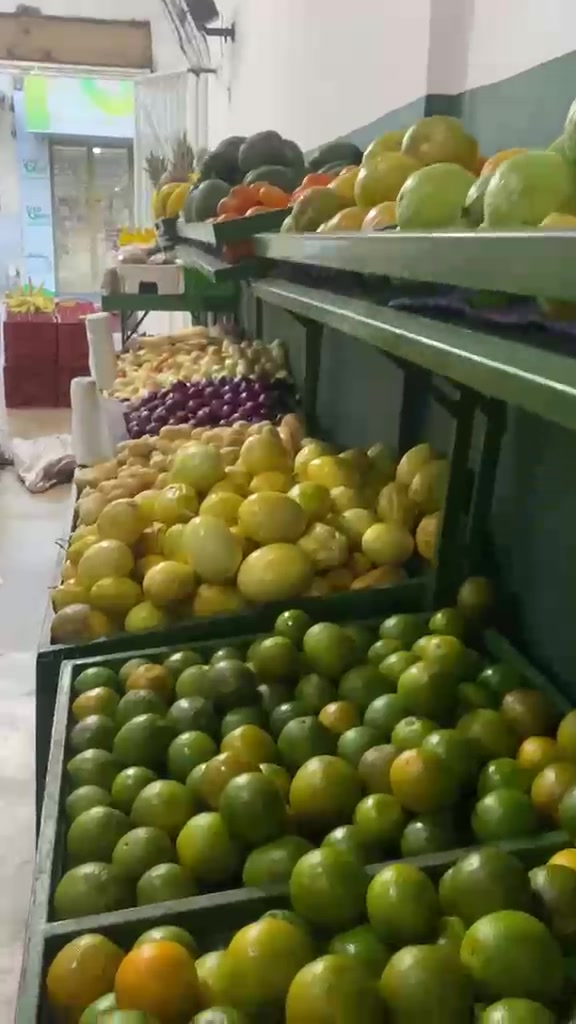
#> input picture feed/fotos/corredor.jpg, 576 x 1024 px
$ python -i post_foto.py   (imports and definitions only)
#> lines starting #> are read from the running program, lines starting #| are printed output that depends on the picture
"""Posts do feed com foto real de fundo (1080x1350), no estilo "Frescor que você vê":
foto escurecida, título branco + verde, faixa laranja, texto, botão branco e o emblema do hortifruti.

Uso: python3 feed/post_foto.py <post>
Grava feed/saida/<post>-<n>.jpg a partir de POSTS abaixo.
"""
import sys
from pathlib import Path

from PIL import Image, ImageDraw, ImageEnhance, ImageFilter, ImageFont, ImageOps

PASTA = Path(__file__).parent
RAIZ = PASTA.parent
MONTSERRAT = RAIZ / "reels" / "fonts" / "Montserrat.ttf"
LOGO = RAIZ / "reels" / "logo.png"

W, H = 1080, 1350
BRANCO = (255, 255, 255)
VERDE = (92, 222, 104)
LARANJA = (247, 168, 72)
ESCURO = (22, 26, 20)

# post: lâminas (foto, título branco, título verde, faixa laranja, texto, botão)
POSTS = {
    "q01-quinta-chegou-foto": [
        ("fotos/corredor.jpg", "Quintou!", "Chegou verdura", "nova no Hortifruti 3 Irmãos.",
         "Folhas, legumes e frutas renovados toda quinta pra deixar a sua mesa mais fresquinha.",
         "Arrasta pro lado →"),
        ("fotos/tomate.jpg", "Toda quinta", "a banca renova", "Quanto mais cedo, mais escolha.",
         "Tomate, cebola, folhas e legumes escolhidos a dedo, um por um, pra você.",
         "Passe na loja e aproveite! ↓"),
        ("fotos/cebola.jpg", "Peça pelo", "Zap", "(83) 99937-8165",
         "A gente separa as mais bonitas e leva até você.\nRua Francisco Euclides Fernandes, 1200 · Uiraúna",
         "Chama no Zap! ↓"),
    ],
    # fotos tiradas dos vídeos da mãe de 29/10 (bancas cheias)
    "q02-quinta-chegou": [
        ("fotos/q-cheiro-verde.jpg", "Quintou!", "Chegou mercadoria", "nova no Hortifruti 3 Irmãos.",
         "Verdura, fruta e tempero fresquinhos, prontos pra sua mesa.",
         "Arrasta pro lado →"),
        ("fotos/q-verduras.jpg", "Cheiro-verde", "e alface", "Molhos fresquinhos.",
         "Coentro e cebolinha no saquinho, do jeito que a sua cozinha pede.",
         "Arrasta pro lado →"),
        ("fotos/q-mamao.jpg", "Mamão", "no ponto", "Maduro e de vez.",
         "Pra comer hoje ou deixar amadurecer em casa.",
         "Arrasta pro lado →"),
        ("fotos/q-melancia-cortada.jpg", "Melancia", "vermelhinha", "Docinha e suculenta.",
         "Muita água pra hidratar nos dias quentes.",
         "Arrasta pro lado →"),
        ("fotos/q-tangerina.jpg", "Tangerina", "docinha", "Fresquinha da semana.",
         "Boa pro suco, pra sobremesa e pro lanche da criançada.",
         "Arrasta pro lado →"),
        ("fotos/q-cebola.jpg", "Cebola", "e cebola roxa", "Banca abastecida pra semana.",
         "Aquele tempero de todo dia, que não pode faltar na cozinha.",
         "Arrasta pro lado →"),
        ("fotos/q-alho.jpg", "Alho", "premium", "Graúdo e cheiroso.",
         "Caixa nova chegando pra deixar a sua comida mais gostosa.",
         "Arrasta pro lado →", 9),
        ("fotos/q-melancia-pilha.jpg", "Peça pelo", "Zap", "(83) 99937-8165",
         "A gente separa as mais bonitas e leva até você.\nRua Francisco Euclides Fernandes, 1200 · Uiraúna",
         "Chama no Zap! ↓"),
    ],
    # Roteiro 3 do PLANEJAMENTO.md (quinta 05/11), com as fotos da mãe de 29/10
    "r3-5-jeitos-verduras": [
        ("../reels/arquivo/2026-10/fotos/couve-flor-brocolis.jpg", "Comprou verdura?", "5 ideias rápidas",
         "pra não deixar nada estragar", "Receitas simples com o que chegou no Hortifruti 3 Irmãos.",
         "Arrasta pro lado →", 7),
        ("../reels/arquivo/2026-10/fotos/couve-flor-2.jpg", "Couve-flor", "gratinada", "Pronta em 20 minutos.",
         "Cozinhe os buquês por 5 minutos, cubra com creme de leite e queijo e leve ao forno até dourar.",
         "Arrasta pro lado →", 7),
        ("../reels/arquivo/2026-10/fotos/brocolis.jpg", "Brócolis", "no alho", "Acompanha tudo.",
         "Refogue alho no azeite, junte o brócolis cozido al dente, acerte o sal e pronto.",
         "Arrasta pro lado →", 7),
        ("../reels/arquivo/2026-10/fotos/pimentao.jpg", "Vinagrete", "caprichado", "Pro churrasco e pro feijão.",
         "Pique pimentão, cebola, tomate e cheiro-verde; tempere com vinagre, azeite e sal.",
         "Arrasta pro lado →"),
        ("../reels/arquivo/2026-10/fotos/cenoura.jpg", "Cenoura", "na salada", "Ralada e crocante.",
         "Rale crua e tempere com limão, azeite e sal. E ainda vai no bolo!",
         "Arrasta pro lado →"),
        ("../reels/arquivo/2026-10/fotos/pimenta-de-cheiro.jpg", "Pimenta-de-cheiro", "no feijão", "Perfume sem ardência.",
         "Pique sem as sementes e refogue junto com o alho e a cebola antes do feijão.",
         "Arrasta pro lado →"),
        ("../reels/arquivo/2026-10/fotos/cheiro-verde.jpg", "Tudo isso", "tem aqui!", "Peça pelo Zap (83) 99937-8165",
         "A gente separa as mais bonitas pra você.\nRua Francisco Euclides Fernandes, 1200 · Uiraúna",
         "Chama no Zap! ↓"),
    ],
    # Semana B (12/11 e 13/11), com as mídias de 30/10
    "q03-quinta-chegou": [
        ("../reels/fotos/repolho-2-quadro.jpg", "Quintou!", "Chegou mercadoria", "nova no Hortifruti 3 Irmãos.",
         "Repolho, pimentão, uva, maçã e melão fresquinhos pra sua semana.", "Arrasta pro lado →"),
        ("../reels/fotos/repolho-1-quadro.jpg", "Repolho", "verde e roxo", "Firme e fresquinho.",
         "Pra salada, pro refogado e pra deixar o prato colorido.", "Arrasta pro lado →"),
        ("../reels/fotos/pimentao.jpg", "Pimentão", "verdinho", "Brilhante e firme.",
         "Tempero certo pro feijão, pro arroz e pro vinagrete do churrasco.", "Arrasta pro lado →"),
        ("../reels/fotos/uva-roxa-mao-quadro.jpg", "Uva roxa", "docinha", "Cacho cheio.",
         "Pra comer geladinha ou fazer aquele suco.", "Arrasta pro lado →"),
        ("../reels/fotos/uva-verde.jpg", "Uva verde", "graúda", "Bago grande e doce.",
         "Perfeita pra sobremesa e pro lanche da criançada.", "Arrasta pro lado →"),
        ("../reels/fotos/maca-2.jpg", "Maçã", "vermelhinha", "Crocante e suculenta.",
         "Lanche prático pra levar na bolsa e na lancheira.", "Arrasta pro lado →"),
        ("../reels/fotos/melao-quadro.jpg", "Melão", "pro calor", "Docinho e refrescante.",
         "Corta, gela e serve: sobremesa pronta.", "Arrasta pro lado →"),
        ("../reels/fotos/mamao-2-quadro.jpg", "Peça pelo", "Zap", "(83) 99937-8165",
         "A gente separa as mais bonitas e leva até você.\nRua Francisco Euclides Fernandes, 1200 · Uiraúna",
         "Chama no Zap! ↓"),
    ],
    "r5-sobremesa": [
        ("../reels/fotos/uva-verde.jpg", "Sextou!", "Sobremesa do", "fim de semana: 5 ideias",
         "Tudo fresquinho aqui no Hortifruti 3 Irmãos.", "Arrasta pro lado →"),
        ("../reels/fotos/maca-1.jpg", "Salada", "de frutas", "A clássica do domingo.",
         "Maçã, uva, mamão e melão picadinhos, com um fio de leite condensado.", "Arrasta pro lado →"),
        ("../reels/fotos/uva-roxa-quadro.jpg", "Uva", "congelada", "Docinho geladinho.",
         "Lave, seque e leve ao congelador: vira um docinho natural.", "Arrasta pro lado →"),
        ("../reels/fotos/uva-passa-quadro.jpg", "Uva-passa", "no arroz doce", "E no bolo também.",
         "Um punhado deixa a sobremesa ainda mais gostosa.", "Arrasta pro lado →"),
        ("../reels/fotos/mamao-1-quadro.jpg", "Vitamina", "de mamão", "Pronta em 2 minutos.",
         "Bata mamão com leite gelado e um pouco de açúcar ou mel.", "Arrasta pro lado →"),
        ("../reels/fotos/amendoim-quadro.jpg", "Amendoim", "torradinho", "Pra beliscar e fazer paçoca.",
         "Torre no forno ou na frigideira e sirva quentinho.", "Arrasta pro lado →"),
        ("../reels/fotos/melao-quadro.jpg", "Separa", "pelo Zap", "(83) 99937-8165",
         "Sábado estamos abertos das 4h às 15h.\nRua Francisco Euclides Fernandes, 1200 · Uiraúna",
         "Chama no Zap! ↓"),
    ],
}


# [4 lines left out: function fonte, not called in this run]


def fundo(foto, desfoque=0):
#> called with foto = 'fotos/corredor.jpg', desfoque = 0
    img = Image.open(PASTA / foto).convert("RGB")
#> img is the input picture: PIL image 576x1024 RGB; mean R, G, B 109.6, 110.1, 75.2
    img = ImageOps.fit(img, (W, H), Image.LANCZOS, centering=(0.6, 0.5))
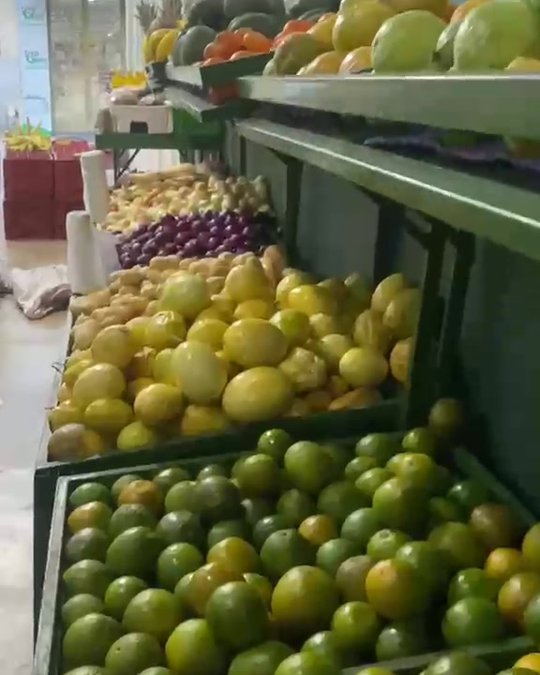
#> img: PIL image 1080x1350 RGB (shown at 1/2 size); mean R, G, B 99, 99.2, 63
    if desfoque:  # para fotos com letreiro que briga com o título
        img = img.filter(ImageFilter.GaussianBlur(desfoque))
    img = ImageEnhance.Color(img).enhance(1.25)
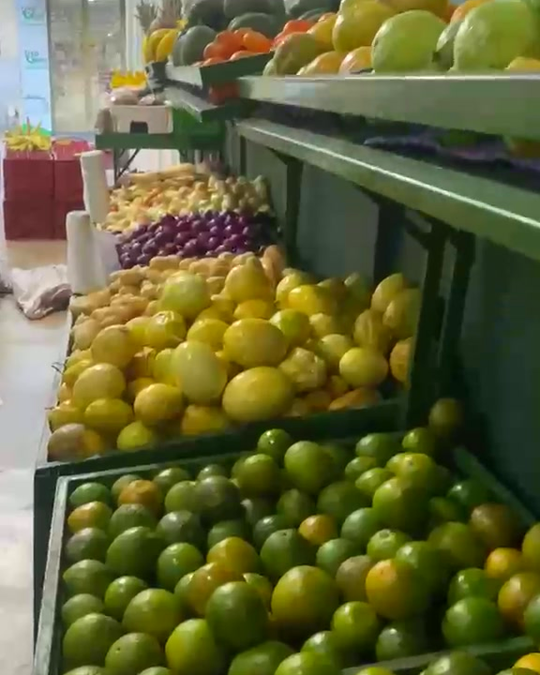
#> img: PIL image 1080x1350 RGB (shown at 1/2 size); mean R, G, B 99.6, 99.8, 55.6
    img = ImageEnhance.Contrast(img).enhance(1.08)
    img = img.filter(ImageFilter.UnsharpMask(radius=2, percent=60))
    img = img.convert("RGBA")
#> img: PIL image 1080x1350 RGBA
    # escurece da esquerda para a direita (o texto fica à esquerda) e um pouco embaixo
    sombra = Image.new("L", (W, H))
#> sombra: PIL image 1080x1350 L; every value is 0
    d = ImageDraw.Draw(sombra)
    for x in range(W):
        d.line([(x, 0), (x, H)], fill=int(215 * max(0.0, 1 - x / (W * 0.85)) + 40))
    escuro = Image.new("RGBA", (W, H), ESCURO + (255,))
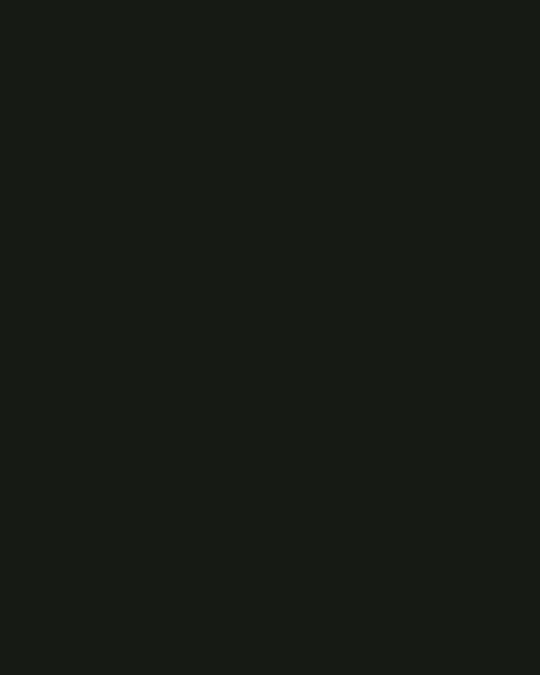
#> escuro: PIL image 1080x1350 RGBA (shown at 1/2 size); mean R, G, B, A 22, 26, 20, 255
    escuro.putalpha(sombra)
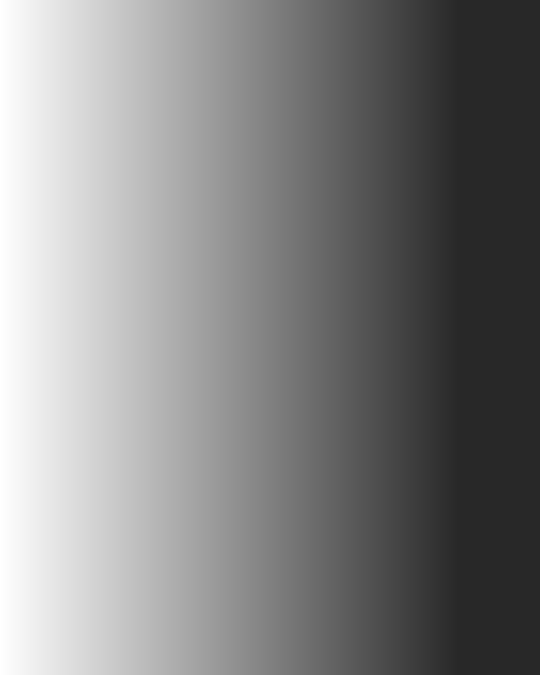
#> sombra: PIL image 1080x1350 L (shown at 1/2 size); min 40, max 255, mean 131.1
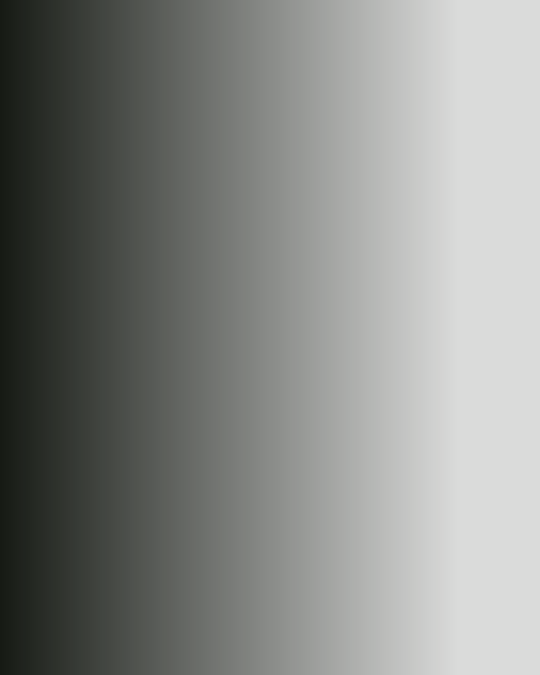
#> escuro: PIL image 1080x1350 RGBA (shown at 1/2 size); mean R, G, B, A 22, 26, 20, 131.1; transparent parts drawn white
    img.alpha_composite(escuro)
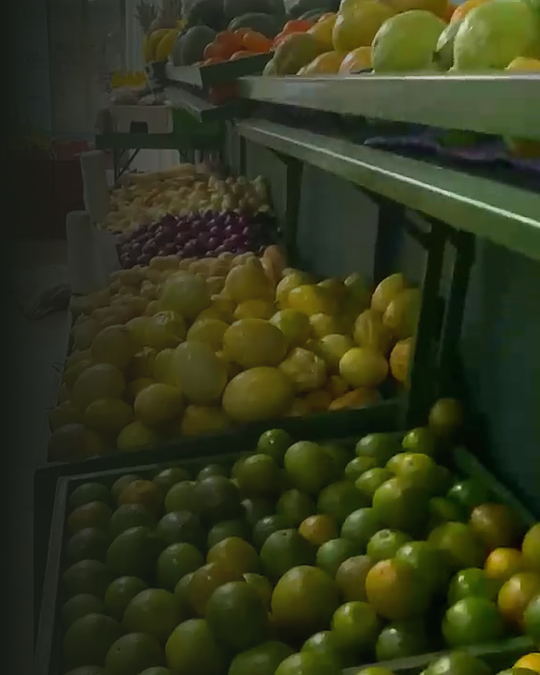
#> img: PIL image 1080x1350 RGBA (shown at 1/2 size); mean R, G, B, A 50.4, 54.7, 27.6, 255
    return img


# [74 lines left out: functions emblema, texto_quebrado, caber, lamina, main, not called in this run]


# [2 lines not run here, left out]

>>> result = fundo('fotos/corredor.jpg')

$ run again, on feed/fotos/q-cheiro-verde-2.jpg
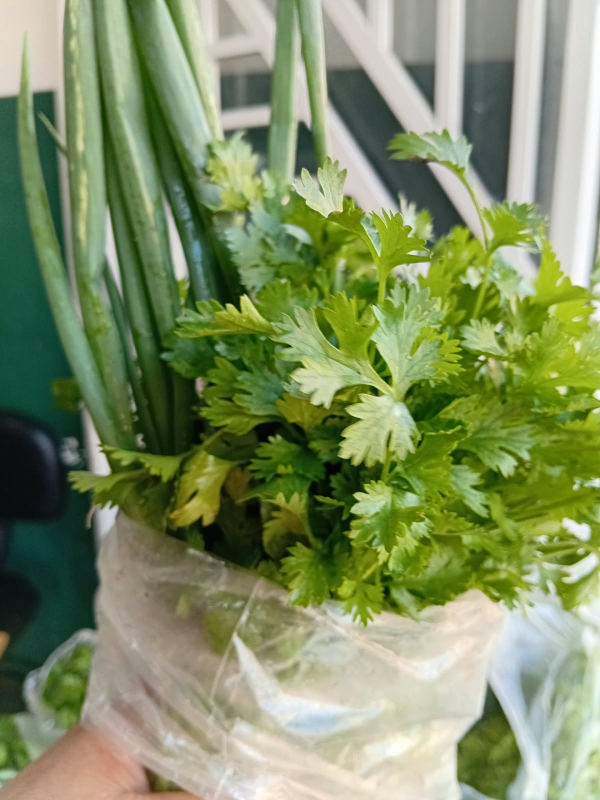
#> input picture feed/fotos/q-cheiro-verde-2.jpg, 1200 x 1600 px (shown at 1/2 size)
#> in fundo, img is the input picture: PIL image 1200x1600 RGB; mean R, G, B 128.4, 143.1, 99.1
#> in fundo, `img = ImageEnhance.Color(img).enhance(1.25)`:
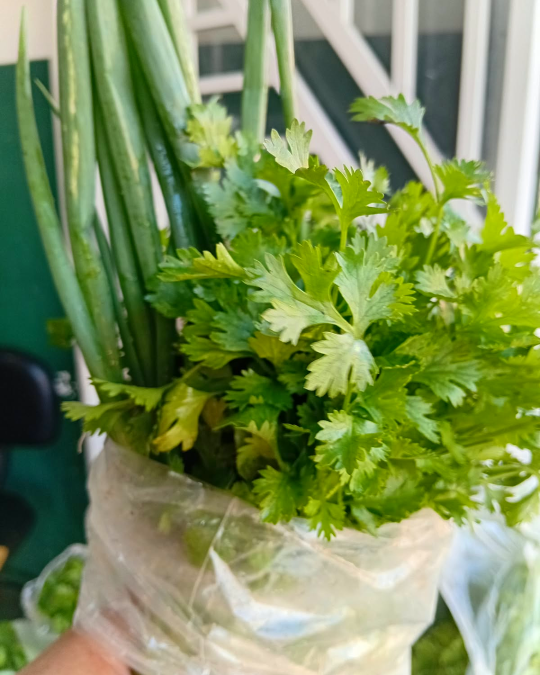
#> img: PIL image 1080x1350 RGB (shown at 1/2 size); mean R, G, B 122.7, 142.5, 87.4
#> in fundo, `img.alpha_composite(escuro)`:
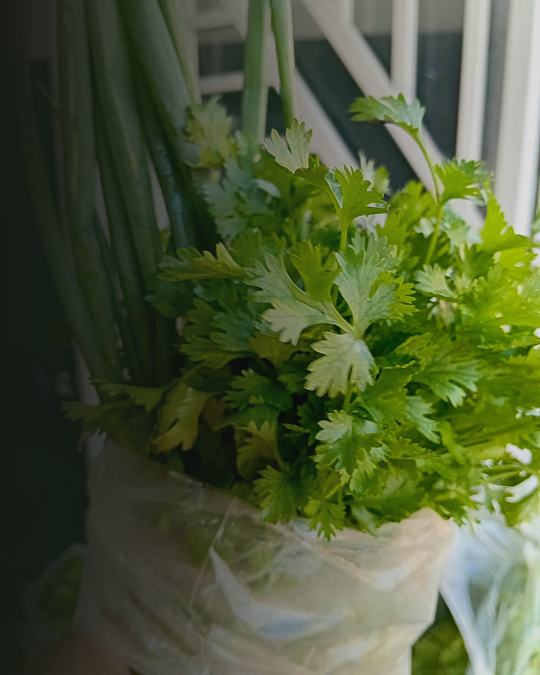
#> img: PIL image 1080x1350 RGBA (shown at 1/2 size); mean R, G, B, A 78.3, 90.1, 55.8, 255
